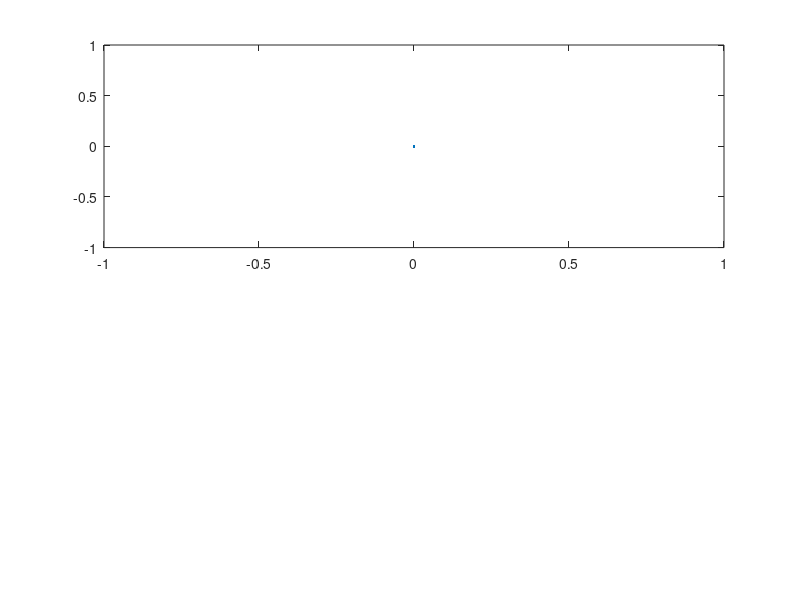

Recreate this plot in MATLAB. (Note: this script raises an error after producing the figure.)
function output_data = ApplyVoltage(voltage)
    if nargin == 0
        % Set voltage to 3V if run directly
        voltage = 3;
    end
    
    figure(1);  clf;       % Create an empty figure to update later
    subplot(211)
    h1 = plot([0],[0]);
    h1.XData = []; h1.YData = [];
    ylabel('Current (A)');
    subplot(212)
    h2 = plot([0],[0]);
    h2.XData = []; h2.YData = [];
    ylabel('Angle (deg)');
    
    % This function will get called any time there is new data from
    % the FRDM board. Data comes in blocks, rather than one at a time.
    function my_callback(new_data)
        t = new_data(:,1);          % time
        current = new_data(:,2);    % current
        angle = new_data(:,3);      % angle
        N = length(current);
        
        h1.XData(end+1:end+N) = t;  % Update subplot 1
        h1.YData(end+1:end+N) = current;
        h2.XData(end+1:end+N) = t;  % Update subplot 2
        h2.YData(end+1:end+N) = angle;
    end
    
    frdm_ip  = '192.168.1.100';     % FRDM board ip
    frdm_port= 11223;               % FRDM board port  
    params.callback = @my_callback; % callback function
    params.timeout  = 2;            % end of experiment timeout

    ExperimentTime = 5;             % in seconds
    % Pack experiment parameters
    input = [voltage, ExperimentTime];
    output_size = 3;                % time, current, angle
   
    output_data = RunExperiment(frdm_ip,frdm_port,input,output_size,params);
    
end



